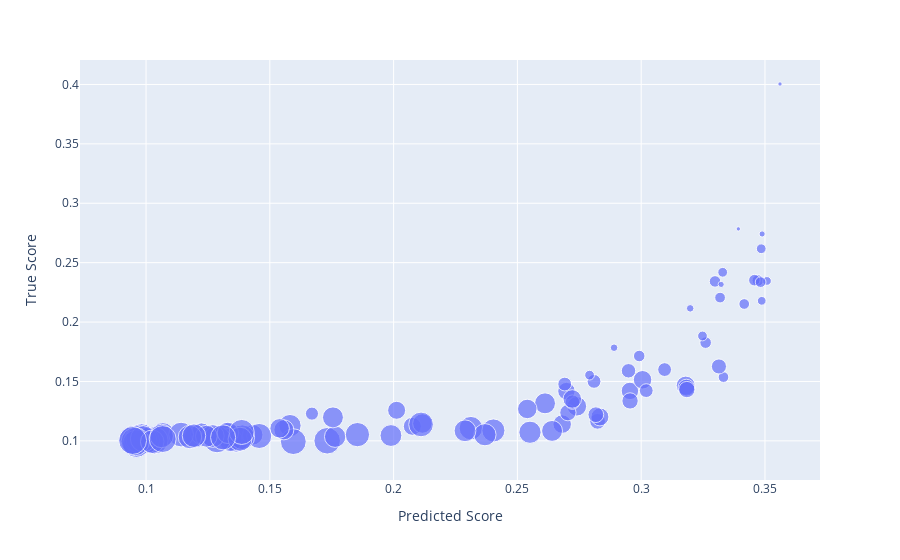

Notebook cell for this chart:
### Code cell
px.scatter(df, x="Predicted Score", y="True Score", size="Subset Size")
